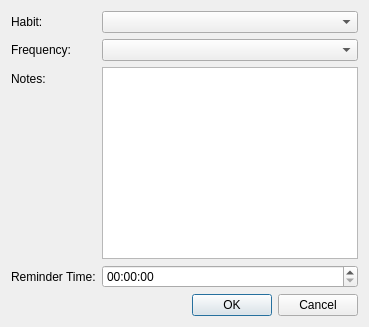
<?xml version="1.0" encoding="UTF-8"?>
<ui version="4.0">
 <class>AddHabitDialog</class>
 <widget class="QDialog" name="AddHabitDialog">
  <property name="windowTitle">
   <string>Add / Edit Habit</string>
  </property>
  <layout class="QVBoxLayout" name="verticalLayout">
   <item>
    <layout class="QFormLayout" name="formLayout">
     <item row="0" column="0">
      <widget class="QLabel" name="lblHabit">
       <property name="text">
        <string>Habit:</string>
       </property>
      </widget>
     </item>
     <item row="0" column="1">
      <widget class="QComboBox" name="comboHabitName"/>
     </item>

     <item row="1" column="0">
      <widget class="QLabel" name="lblFrequency">
       <property name="text">
        <string>Frequency:</string>
       </property>
      </widget>
     </item>
     <item row="1" column="1">
      <widget class="QComboBox" name="comboFrequency"/>
     </item>

     <item row="2" column="0">
      <widget class="QLabel" name="lblNotes">
       <property name="text">
        <string>Notes:</string>
       </property>
      </widget>
     </item>
     <item row="2" column="1">
      <widget class="QTextEdit" name="editNotes"/>
     </item>

     <item row="3" column="0">
      <widget class="QLabel" name="lblReminderTime">
       <property name="text">
        <string>Reminder Time:</string>
       </property>
      </widget>
     </item>
     <item row="3" column="1">
      <widget class="QTimeEdit" name="timeReminder"/>
     </item>
    </layout>
   </item>
   <item>
    <widget class="QDialogButtonBox" name="buttonBox">
     <property name="standardButtons">
      <set>QDialogButtonBox::Ok|QDialogButtonBox::Cancel</set>
     </property>
    </widget>
   </item>
  </layout>
 </widget>
 <resources/>
 <connections/>
</ui>
